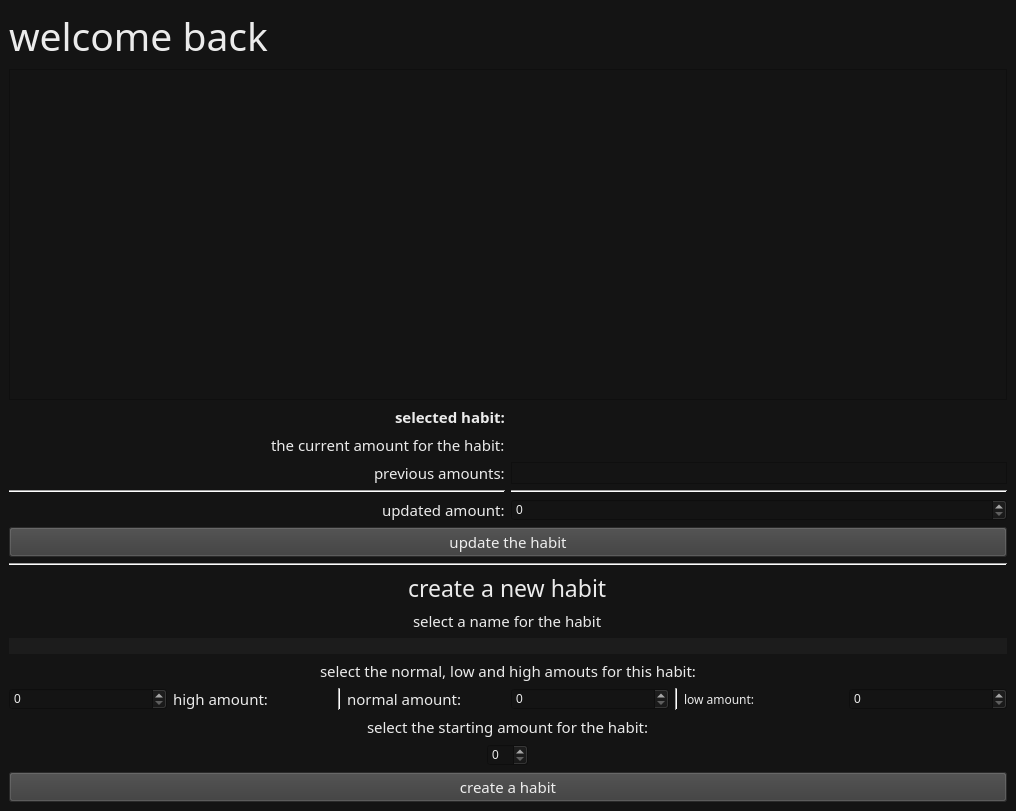
<?xml version="1.0" encoding="UTF-8"?>
<ui version="4.0">
 <class>MainWindow</class>
 <widget class="QMainWindow" name="MainWindow">
  <property name="geometry">
   <rect>
    <x>0</x>
    <y>0</y>
    <width>1016</width>
    <height>811</height>
   </rect>
  </property>
  <property name="font">
   <font>
    <family>Secular One</family>
    <pointsize>11</pointsize>
   </font>
  </property>
  <property name="windowTitle">
   <string>MainWindow</string>
  </property>
  <property name="styleSheet">
   <string notr="true">#centralwidget {background-color:rgba(20, 20, 20, 250);}
#Form {background-color:rgba(20, 20, 20, 250);}
QMainWindow{background-color:rgba(20, 20, 20, 250);}

QWidget{
	qproperty-alignment: 'AlignCenter';
	color:rgba(249, 249, 249, 240);
}

QMenuBar{background-color:rgba(20, 20, 20, 250);}
QMenu{background-color:rgba(20, 20, 20, 250);}
QMenu::item:selected{background-color:rgba(229, 229, 229, 100);}
QMenuBar::item:selected{background-color:rgba(229, 229, 229, 100);}
QListWidget{background-color:rgba(20, 20, 20, 250);}
QSpinBox{background-color:rgba(20, 20, 20, 250);}
QSpinBox::up-arrow{}
QSpinBox::down-arrow{}
QSpinBox::hover{}

QMenu::separator{height:5px; background-color:rgba(191, 191, 191, 100);}

QComboBox {
	color:rgba(193, 193, 193, 250);
	background-color:rgba(29, 29, 29, 250);
	border:none;
}
QComboBox QAbstractItemView{
	color:rgba(193, 193, 193, 250);
	background-color:rgba(29, 29, 29, 250);
	border:none;
	selection-background-color:rgba(102, 102, 102, 250);
}
QLineEdit {
	color:rgba(193, 193, 193, 250);
	background-color:rgba(29, 29, 29, 250);
	border:none;
}
QTextEdit {
	color:rgba(193, 193, 193, 250);
	background-color:rgba(29, 29, 29, 250);
	border:none;
}
QProgressBar {
     border: 0px solid grey;
     border-radius: 0px;
     background-color:rgba(255, 255, 255, 0);
	color:rgba(255, 255, 255, 0);
 }
QProgressBar::chunk
{
background-color: rgb(208, 46, 213);
}
QTableWidget {
    background-color: rgba(29, 29, 29, 250);
    color: rgba(193, 193, 193, 250);
    gridline-color: rgba(0, 0, 0, 0);
}

QTableWidget::item {
    padding: 4px;
}

QTableWidget::item:selected {
    background-color: rgba(50, 50, 50, 250);
}

QTableWidget::item:focus {
    background-color: rgba(70, 70, 70, 250);
    outline: none;
}

QHeaderView::section {
    background-color: rgba(50, 50, 50, 250);
    color: rgba(193, 193, 193, 250);
    padding: 4px;
    border: none;
}

QHeaderView {
    background-color: rgba(50, 50, 50, 250);
    color: rgba(193, 193, 193, 250);
    padding: 4px;
    border: none;
}

QHeaderView::section:checked {
    background-color: rgba(70, 70, 70, 250);
}
 QTableView QTableCornerButton::section {
    background-color: rgba(50, 50, 50, 250);
 }

QPushButton{background-color:rgba(59, 59, 59, 250);}
QPushButton:hover{background-color:rgba(107, 107, 107, 250);}</string>
  </property>
  <property name="locale">
   <locale language="English" country="Israel"/>
  </property>
  <widget class="QWidget" name="centralwidget">
   <layout class="QVBoxLayout" name="verticalLayout">
    <item>
     <widget class="QLabel" name="label">
      <property name="font">
       <font>
        <family>Secular One</family>
        <pointsize>29</pointsize>
       </font>
      </property>
      <property name="styleSheet">
       <string notr="true">qproperty-alignment: 'AlignCenter';</string>
      </property>
      <property name="text">
       <string>welcome back</string>
      </property>
     </widget>
    </item>
    <item>
     <widget class="QListWidget" name="listWidget">
      <property name="font">
       <font>
        <family>Secular One</family>
        <pointsize>14</pointsize>
       </font>
      </property>
     </widget>
    </item>
    <item>
     <layout class="QGridLayout" name="gridLayout_2">
      <item row="2" column="2">
       <widget class="QListWidget" name="listWidget_2">
        <property name="sizePolicy">
         <sizepolicy hsizetype="Preferred" vsizetype="Ignored">
          <horstretch>0</horstretch>
          <verstretch>0</verstretch>
         </sizepolicy>
        </property>
        <property name="font">
         <font>
          <family>Secular One</family>
          <pointsize>11</pointsize>
         </font>
        </property>
       </widget>
      </item>
      <item row="3" column="2">
       <widget class="Line" name="line_4">
        <property name="orientation">
         <enum>Qt::Horizontal</enum>
        </property>
       </widget>
      </item>
      <item row="3" column="1">
       <widget class="Line" name="line_5">
        <property name="orientation">
         <enum>Qt::Horizontal</enum>
        </property>
       </widget>
      </item>
      <item row="0" column="2">
       <widget class="QLabel" name="current_habit">
        <property name="font">
         <font>
          <family>Secular One</family>
          <pointsize>11</pointsize>
         </font>
        </property>
        <property name="text">
         <string/>
        </property>
       </widget>
      </item>
      <item row="1" column="2">
       <widget class="QLabel" name="current_amount">
        <property name="font">
         <font>
          <family>Secular One</family>
          <pointsize>11</pointsize>
         </font>
        </property>
        <property name="text">
         <string/>
        </property>
       </widget>
      </item>
      <item row="0" column="1" alignment="Qt::AlignRight">
       <widget class="QLabel" name="label_8">
        <property name="font">
         <font>
          <family>Segoe UI Black</family>
          <pointsize>11</pointsize>
          <bold>true</bold>
         </font>
        </property>
        <property name="text">
         <string>selected habit:</string>
        </property>
       </widget>
      </item>
      <item row="1" column="1" alignment="Qt::AlignRight">
       <widget class="QLabel" name="label_9">
        <property name="font">
         <font>
          <family>Secular One</family>
          <pointsize>11</pointsize>
         </font>
        </property>
        <property name="text">
         <string>the current amount for the habit:</string>
        </property>
       </widget>
      </item>
      <item row="2" column="1" alignment="Qt::AlignRight">
       <widget class="QLabel" name="label_13">
        <property name="font">
         <font>
          <family>Secular One</family>
          <pointsize>11</pointsize>
         </font>
        </property>
        <property name="text">
         <string>previous amounts:</string>
        </property>
       </widget>
      </item>
     </layout>
    </item>
    <item>
     <layout class="QGridLayout" name="gridLayout_3">
      <item row="0" column="1" alignment="Qt::AlignRight">
       <widget class="QLabel" name="label_14">
        <property name="font">
         <font>
          <family>Secular One</family>
          <pointsize>11</pointsize>
         </font>
        </property>
        <property name="text">
         <string>updated amount:</string>
        </property>
       </widget>
      </item>
      <item row="0" column="2">
       <widget class="QSpinBox" name="spinBox_5"/>
      </item>
     </layout>
    </item>
    <item>
     <widget class="QPushButton" name="pushButton_2">
      <property name="font">
       <font>
        <family>Secular One</family>
        <pointsize>11</pointsize>
       </font>
      </property>
      <property name="text">
       <string>update the habit</string>
      </property>
     </widget>
    </item>
    <item>
     <widget class="Line" name="line_6">
      <property name="orientation">
       <enum>Qt::Horizontal</enum>
      </property>
     </widget>
    </item>
    <item>
     <layout class="QGridLayout" name="gridLayout">
      <item row="3" column="0" alignment="Qt::AlignHCenter">
       <widget class="QLabel" name="label_7">
        <property name="font">
         <font>
          <family>Secular One</family>
          <pointsize>11</pointsize>
         </font>
        </property>
        <property name="text">
         <string>select the normal, low and high amouts for this habit:</string>
        </property>
       </widget>
      </item>
      <item row="5" column="0" alignment="Qt::AlignHCenter">
       <widget class="QLabel" name="label_10">
        <property name="font">
         <font>
          <family>Secular One</family>
          <pointsize>11</pointsize>
         </font>
        </property>
        <property name="text">
         <string>select the starting amount for the habit:</string>
        </property>
       </widget>
      </item>
      <item row="0" column="0" alignment="Qt::AlignHCenter">
       <widget class="QLabel" name="label_2">
        <property name="font">
         <font>
          <family>Secular One</family>
          <pointsize>17</pointsize>
         </font>
        </property>
        <property name="text">
         <string>create a new habit</string>
        </property>
       </widget>
      </item>
      <item row="6" column="0" alignment="Qt::AlignHCenter">
       <widget class="QSpinBox" name="start_amout"/>
      </item>
      <item row="1" column="0" alignment="Qt::AlignHCenter|Qt::AlignBottom">
       <widget class="QLabel" name="label_3">
        <property name="font">
         <font>
          <family>Secular One</family>
          <pointsize>11</pointsize>
         </font>
        </property>
        <property name="text">
         <string>select a name for the habit</string>
        </property>
       </widget>
      </item>
      <item row="7" column="0">
       <widget class="QPushButton" name="create_habit">
        <property name="font">
         <font>
          <family>Secular One</family>
          <pointsize>11</pointsize>
         </font>
        </property>
        <property name="text">
         <string>create a habit</string>
        </property>
       </widget>
      </item>
      <item row="2" column="0">
       <widget class="QLineEdit" name="habit_name"/>
      </item>
      <item row="4" column="0">
       <layout class="QHBoxLayout" name="horizontalLayout">
        <item>
         <widget class="QSpinBox" name="high_amout"/>
        </item>
        <item>
         <widget class="QLabel" name="label_6">
          <property name="font">
           <font>
            <family>Secular One</family>
            <pointsize>11</pointsize>
           </font>
          </property>
          <property name="text">
           <string>high amount:</string>
          </property>
         </widget>
        </item>
        <item>
         <widget class="Line" name="line_3">
          <property name="orientation">
           <enum>Qt::Vertical</enum>
          </property>
         </widget>
        </item>
        <item>
         <widget class="QLabel" name="label_5">
          <property name="font">
           <font>
            <family>Secular One</family>
            <pointsize>11</pointsize>
           </font>
          </property>
          <property name="text">
           <string>normal amount:</string>
          </property>
         </widget>
        </item>
        <item>
         <widget class="QSpinBox" name="normal_amout"/>
        </item>
        <item>
         <widget class="Line" name="line_2">
          <property name="orientation">
           <enum>Qt::Vertical</enum>
          </property>
         </widget>
        </item>
        <item>
         <widget class="QLabel" name="label_4">
          <property name="font">
           <font>
            <family>Secular One</family>
            <pointsize>9</pointsize>
           </font>
          </property>
          <property name="text">
           <string>low amount:</string>
          </property>
         </widget>
        </item>
        <item>
         <widget class="QSpinBox" name="low_amout"/>
        </item>
       </layout>
      </item>
     </layout>
    </item>
   </layout>
  </widget>
 </widget>
 <resources/>
 <connections/>
</ui>
